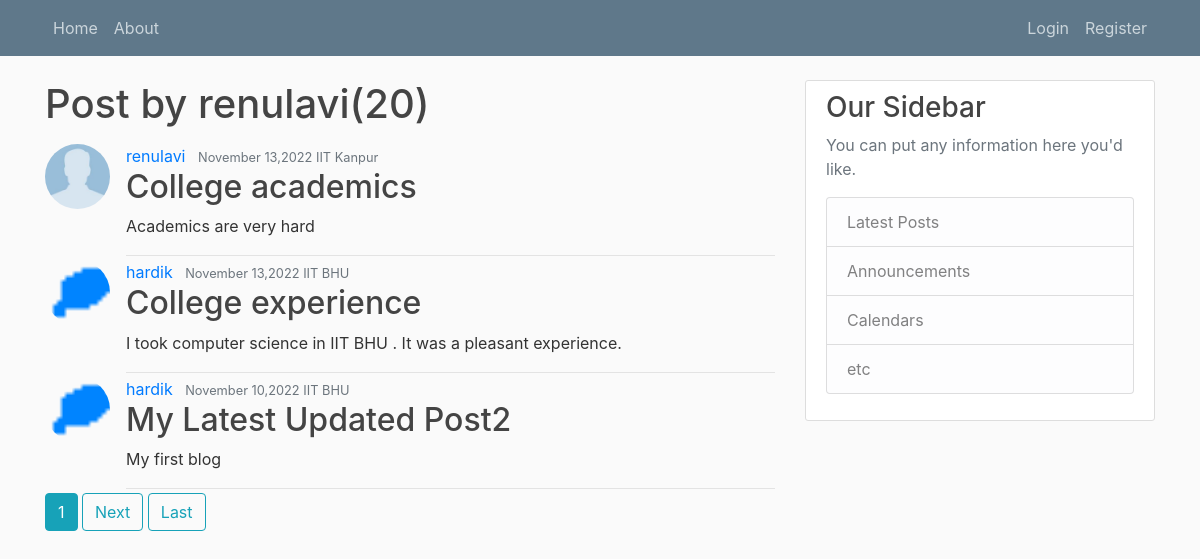
/user/renulavi, run on the app's committed database.
### blog/models.py (models this page shows, shortened)
class Post (models.Model):
    title= models.CharField(max_length=100)
    collegename= models.CharField(max_length=100,default="IIT BHU")
    content= models.TextField()
    created_on=models.DateTimeField(default=timezone.now)
    author=models.ForeignKey(User,on_delete=models.CASCADE)

### users/models.py (models this page shows, shortened)
class Profile(models.Model):
    user=models.OneToOneField(User,on_delete=models.CASCADE)
    image=models.ImageField(default='default.jpg',upload_to='profile_pics')

### blog/views.py (the view, shortened to what this page needs)
# urls.py: path('user/<str:username>',UserPostListView.as_view(),name='user-posts'),
class UserPostListView(ListView):
    model=Post
    template_name='blog/user_post.html'
    context_object_name='posts'
    ordering=['-created_on']
    paginate_by= 3

### blog/templates/blog/user_post.html (shortened to what this page needs)
{% extends "blog/base.html" %}
{% block content %}
  <h1 class="mb-3">Post by {{view.kwargs.username}}({{page_obj.paginator.count}})</h1>
        {% for post in posts  %}
        <article class="media contecnt-section">
            <img class="rounded-circle article-img" src="{{post.author.profile.image.url}}" >
            <div class="media-body">
               <div class="article-metadata">
               <a class="mr-2" href="{% url 'user-posts' post.author.username %}">{{post.author}}</a>
               <small class="text-muted">{{post.created_on|date:"F d,Y"}} </small>
               <small class="text-muted">{{post.collegename}} </small>
               <div>
                   <h2><a class="article-title" href="{%url 'post-detail' post.id %}">{{post.title}}</a></h2>
                  <p class="article content">{{post.content}}</p>
               </div>
        </article>
    {% endfor %}
    {% if is_paginated %}
    {% for num in page_obj.paginator.page_range %}
     {% if page_obj.number == num %}
     <a class="btn btn-info mb-4" href="?page={{num}}">{{num}}</a>
     {% elif num > page_obj.number|add:'-3' and num < page_obj.number|add:'-3'%}
     <a class="btn btn-outline-info mb-4" href="?page={{num}}">{{num}}</a>
     {%endif%}
    {%endfor %}
    {% if page_obj.has_next %}
    <a class="btn btn-outline-info mb-4" href="?page={{page_obj.next_page_number}}">Next</a>
    <a class="btn btn-outline-info mb-4" href="?page={{page_obj.paginator.num_pages}}">Last</a>
    {%endif%}
    {% endif%}
{% endblock content  %}

### blog/static/blog/main.css (style rules this page uses)
body { background: #fafafa; color: #333333; margin-top: 5rem; }
h1, h2, h3, h4, h5, h6 { color: #444444; }
.article-title { color: #444444; }
.article-img { height: 65px; width: 65px; margin-right: 16px; }
.article-metadata { padding-bottom: 1px; margin-bottom: 4px; border-bottom: 1px solid #e3e3e3 }

### data on the page
Post: author.profile.image (placeholder picture), author "renulavi", created_on "November 13,2022", collegename "IIT Kanpur", title "College academics", content "Academics are very hard"
Post: author.profile.image (picture), author "hardik", created_on "November 13,2022", collegename "IIT BHU", title "College experience", content "I took computer science in IIT BHU . It was a pleasant experience."
Post: author.profile.image (picture), author "hardik", created_on "November 10,2022", collegename "IIT BHU", title "My Latest Updated Post2", content "My first blog"

### other printed values
{{ view.kwargs.username }} "renulavi"
{{ page_obj.paginator.count }} "20"
{{ num }} "1"
